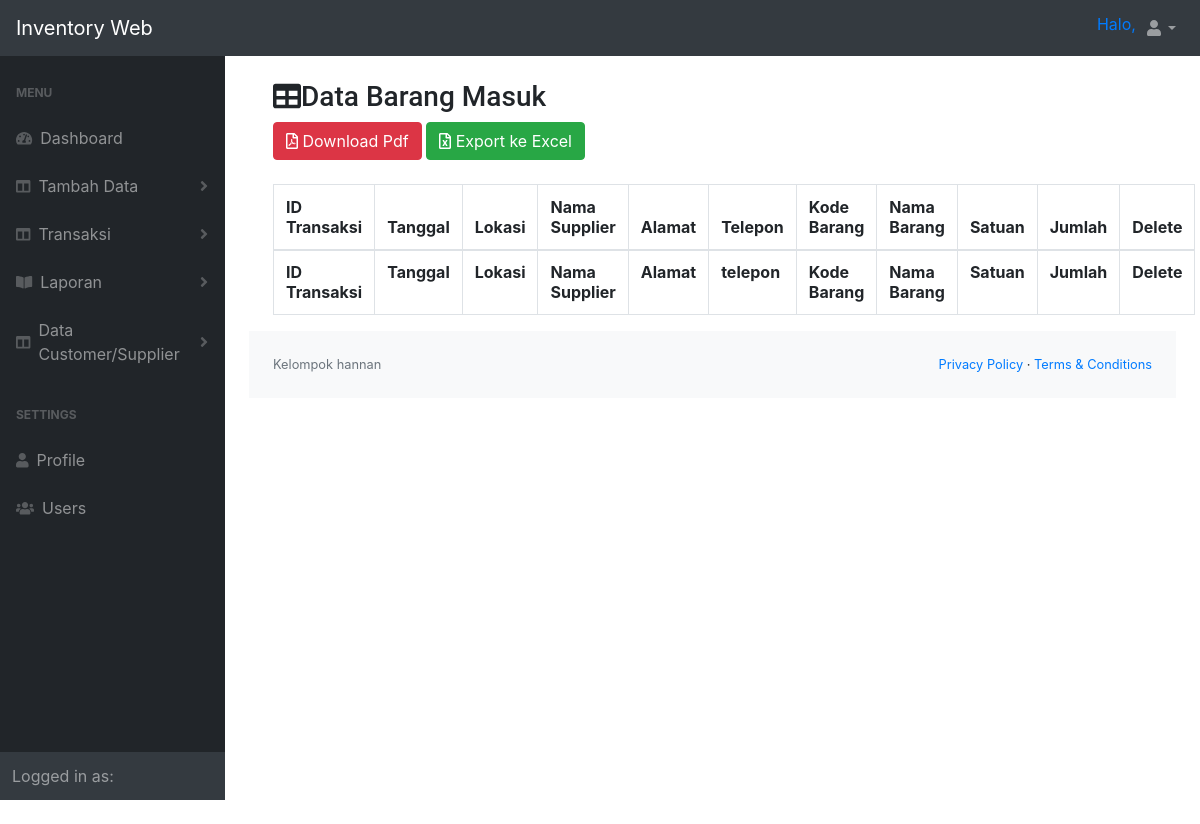
Page /index.php/beranda/laporanbarangmasuk on the earlier database version.
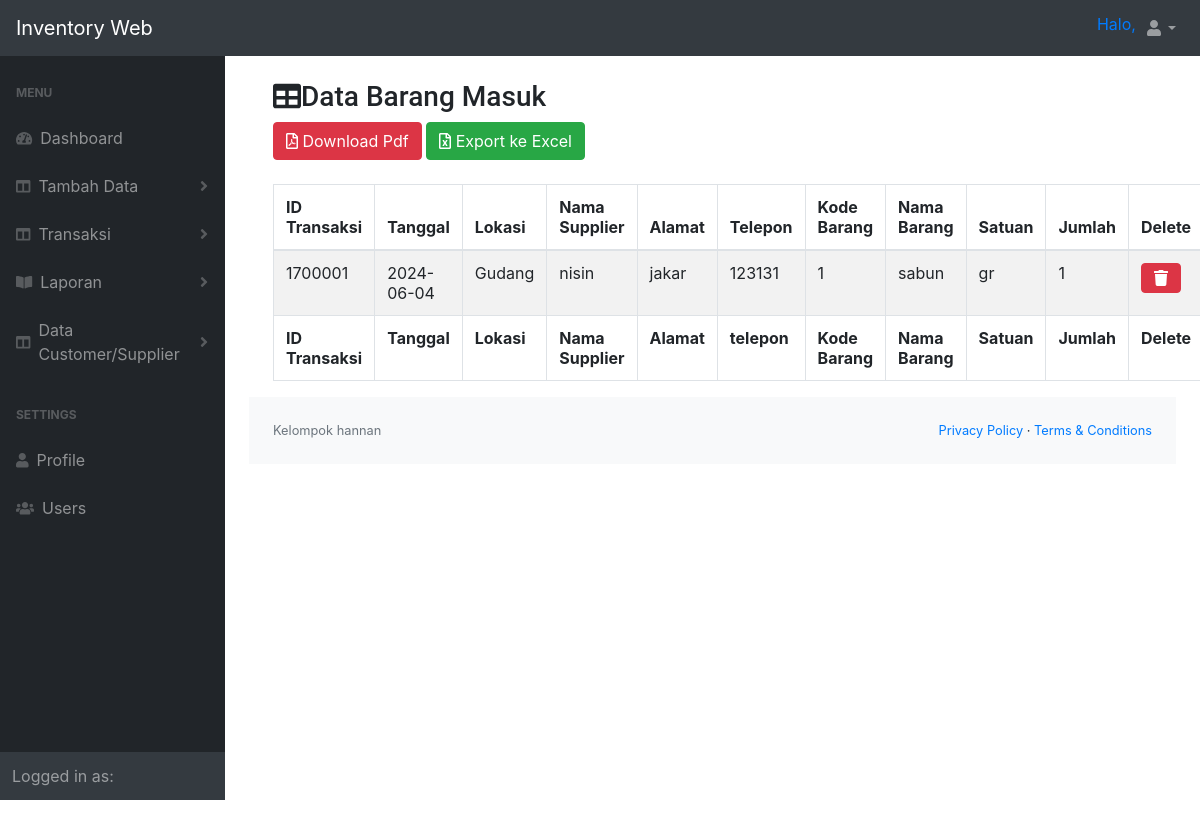
Same page on the later database version.
### tables this page shows
CREATE TABLE `barangmasuk` (
  `id` int(100) NOT NULL,
  `idtransaksi` int(50) NOT NULL,
  `tanggal` date NOT NULL,
  `lokasi` varchar(35) NOT NULL,
  `namasupplier` varchar(200) NOT NULL,
  `alamat` varchar(200) NOT NULL,
  `telepon` varchar(15) NOT NULL,
  `kodebarang` int(35) NOT NULL,
  `namabarang` varchar(100) NOT NULL,
  `satuan` varchar(11) NOT NULL,
  `jumlah` int(12) NOT NULL
);

### application/controllers/Beranda.php (called while the page is built, shortened)
<?php
class Beranda extends CI_Controller
{
  public function laporanbarangmasuk()
  {
    $this->load->model('M_admin');
    $data = array(
      'list_data' => $this->M_admin->select('barangmasuk')
    );
    $this->load->view('V_Lbarangmasuk', $data);
  }
}

### index.php (called while the page is built, shortened)
<?php
require_once BASEPATH.'core/CodeIgniter.php';

### application/models/M_admin.php (called while the page is built, shortened)
<?php
class M_admin extends CI_Model
{
  public function select($tabel)
  {
    $query = $this->db->get($tabel);
    return $query->result();
  }
}
?>

### application/views/V_Lbarangmasuk.php (the view, shortened to what this page needs)
<?php $this->load->view('v_header'); ?>
<?php $this->load->view('Sidebar'); ?>
            <div id="layoutSidenav_content">
                <main>
                <div class="content-wrapper">
    <div class="row">
        <div class="col-md-12">
          <div class="container">
          <div class="box box-primary" style="width:94%;">
          <div class="container">
            <div class="box-body">
              <h3 class="box-title"><i class="fa fa-table" aria-hidden="true"></i>Data Barang Masuk</h3>
            </div>
            <a href="<?= base_url('laporan/laporan_masuk_pdf'); ?>" class="btn btn-danger mb-3"><i class="far fa-file-pdf"></i> Download Pdf</a>
            <a href="<?= base_url('laporan/export_excel_masuk'); ?>" class="btn btn-success mb-3"><i class="far fa-file-excel"></i> Export ke Excel</a>
            <div class="col-sm-6">
              <div id="example1_filter" class="dataTables_filter">
            </div>
          </div>
              <table id="example1" class="table table-bordered table-striped">
                <thead>
                <tr>
                  <th>ID Transaksi</th>
                  <th>Tanggal</th>
                  <th>Lokasi</th>
                  <th>Nama Supplier</th>
                  <th>Alamat</th>
                  <th>Telepon</th>
                  <th>Kode Barang</th>
                  <th>Nama Barang</th>
                  <th>Satuan</th>
                  <th>Jumlah</th>
                  <th>Delete</th>
                </tr>
                </thead>
                <tbody>
                <tr>
                  <?php if(is_array(@$list_data)){ ?>
                  <?php foreach(@$list_data as $dd): ?>
                    <td><?=$dd->idtransaksi?></td>
                    <td><?=$dd->tanggal?></td>
                    <td><?=$dd->lokasi?></td>
                    <td><?=$dd->namasupplier?></td>
                    <td><?=$dd->alamat?></td>
                    <td><?=$dd->telepon?></td>
                    <td><?=$dd->kodebarang?></td>
                    <td><?=$dd->namabarang?></td>
                    <td><?=$dd->satuan?></td>
                    <td><?=$dd->jumlah?></td>
                    <td><a type="button" class="btn btn-danger btn-delete"  href="<?php echo site_url('beranda/delete_barang_masuk/'.$dd->idtransaksi)?>" name="btn_delete" style="margin:auto;height:20%"><i class="fa fa-trash" aria-hidden="true"></i></a></td>
                </tr>
              <?php endforeach;?>
              <?php }else { ?>
                    <td colspan="7" align="center"><strong>Data Kosong</strong></td>
              <?php } ?>
                </tbody>
                <tfoot>
                <tr>
                  <th>ID Transaksi</th>
                  <th>Tanggal</th>
                  <th>Lokasi</th>
                  <th>Nama Supplier</th>
                  <th>Alamat</th>
                  <th>telepon</th>
                  <th>Kode Barang</th>
                  <th>Nama Barang</th>
                  <th>Satuan</th>
                  <th>Jumlah</th>
                  <th>Delete</th>
                </tr>
                </tfoot>
              </table>
            </div>
          </div>
    </body>
</html>
<?php $this->load->view('v_footer'); ?>

### application/views/v_header.php (shortened to what this page needs)
?><!DOCTYPE html>
<html lang="en">
    <head>
        <link href="<?= base_url("assets/css/style.css")?>" rel="stylesheet" />
        <link rel="stylesheet" href="https://cdn.jsdelivr.net/npm/flatpickr/dist/flatpickr.min.css">
        <link rel="stylesheet" href="<?php echo base_url()?>assets/sweetalert/dist/sweetalert.css">
        <link href="https://cdn.datatables.net/1.10.20/css/dataTables.bootstrap4.min.css" rel="stylesheet" />
    </head>
    <body class="sb-nav-fixed">
        <nav class="sb-topnav navbar navbar-expand navbar-dark bg-dark">
            <a class="navbar-brand" href="<?php echo site_url('Beranda')?>">Inventory Web</a>
            <ul class="navbar-nav ml-auto ml-md-0">
                <a href="">Halo, <?=$this->session->userdata('name')?></a>
                <li class="nav-item dropdown">
                    <a class="nav-link dropdown-toggle" id="userDropdown" href="#" role="button" data-toggle="dropdown" aria-haspopup="true" aria-expanded="false"><i class="fas fa-user fa-fw"></i></a>
                </li>
            </ul>
        </nav>

### application/views/Sidebar.php (shortened to what this page needs)
<div id="layoutSidenav">
    <div id="layoutSidenav_nav">
        <nav class="sb-sidenav accordion sb-sidenav-dark " id="sidenavAccordion">
            <div class="sb-sidenav-menu">
                <div class="nav">
                    <div class="sb-sidenav-menu-heading">Menu</div>
                    <a class="nav-link" href="<?php echo base_url('Beranda') ?>">
                        <div class="sb-nav-link-icon"><i class="fas fa-tachometer-alt"></i></div>
                        Dashboard
                    </a>
                    <a class="nav-link collapsed" href="#" data-toggle="collapse" data-target="#collapseLayouts3" aria-expanded="false" aria-controls="collapseLayouts">
                        <div class="sb-nav-link-icon"><i class="fas fa-columns"></i></div>
                        Tambah Data
                        <div class="sb-sidenav-collapse-arrow"><i class="fas fa-angle-down"></i></div>
                    </a>
                    <a class="nav-link collapsed" href="#" data-toggle="collapse" data-target="#collapseLayouts" aria-expanded="false" aria-controls="collapseLayouts">
                        <div class="sb-nav-link-icon"><i class="fas fa-columns"></i></div>
                        Transaksi
                        <div class="sb-sidenav-collapse-arrow"><i class="fas fa-angle-down"></i></div>
                    </a>
                    <a class="nav-link collapsed" href="#" data-toggle="collapse" data-target="#collapsePages" aria-expanded="false" aria-controls="collapsePages">
                        <div class="sb-nav-link-icon"><i class="fas fa-book-open"></i></div>
                        Laporan
                        <div class="sb-sidenav-collapse-arrow"><i class="fas fa-angle-down"></i></div>
                    </a>
                    <a class="nav-link collapsed" href="#" data-toggle="collapse" data-target="#collapseLayouts2" aria-expanded="false" aria-controls="collapseLayouts">
                        <div class="sb-nav-link-icon"><i class="fas fa-columns"></i></div>
                        Data Customer/Supplier
                        <div class="sb-sidenav-collapse-arrow"><i class="fas fa-angle-down"></i></div>
                    </a>
                    <div class="sb-sidenav-menu-heading">Settings</div>
                    <a class="nav-link" href="<?php echo base_url('Beranda/profile') ?>">
                        <div class="sb-nav-link-icon"><i class="fas fa-solid fa-user"></i></div>
                        Profile
                    </a>
                    <a class="nav-link" href="<?php echo base_url('Beranda/users') ?>">
                        <div class="sb-nav-link-icon"><i class="fas fa-solid fa-users"></i></div>
                        Users
                    </a>
                </div>
            </div>
            <div class="sb-sidenav-footer">
                <a>Logged in as: <?= $this->session->userdata('name') ?></a>
            </div>
        </nav>
    </div>

### application/views/v_footer.php
<footer class="py-4 bg-light mt-auto">
                    <div class="container-fluid">
                        <div class="d-flex align-items-center justify-content-between small">
                            <div class="text-muted">Kelompok hannan</div>
                            <div>
                                <a href="#">Privacy Policy</a>
                                &middot;
                                <a href="#">Terms &amp; Conditions</a>
                            </div>
                        </div>
                    </div>
                </footer>

Differences in the rows shown:
added barangmasuk: idtransaksi "1700001", tanggal "2024-06-04", lokasi "Gudang", namasupplier "nisin", alamat "jakar", telepon "123131", kodebarang "1", namabarang "sabun", satuan "gr", jumlah "1"
